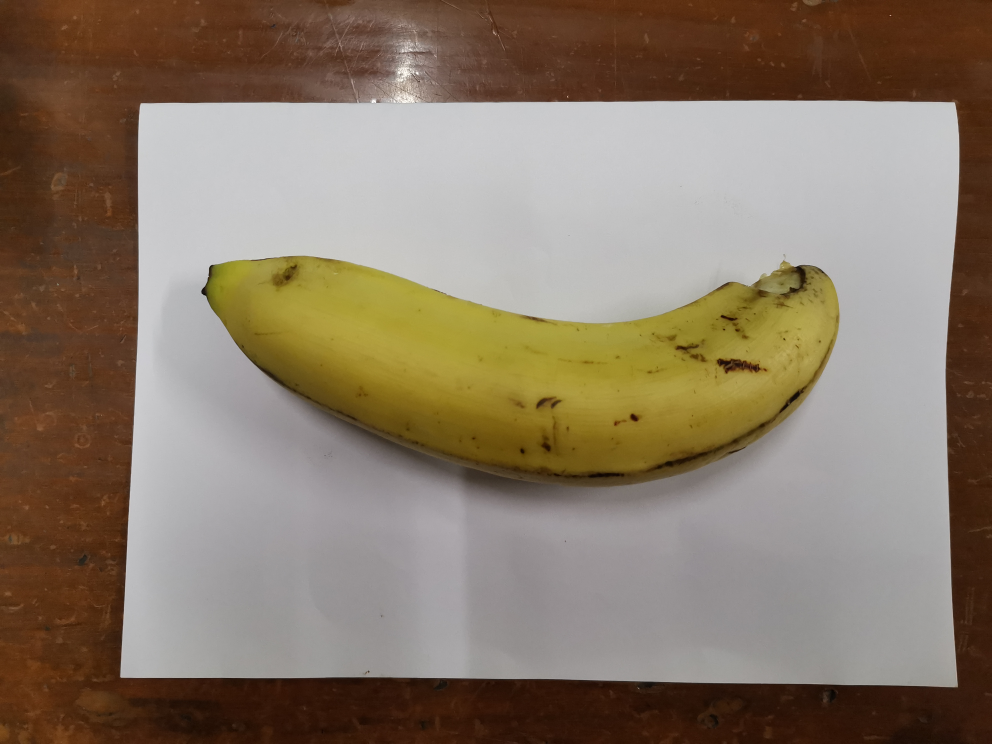
#> input picture project/img/20220430_172126.jpg, 3968 x 2976 px (shown at 1/4 size); its folder holds only this picture in this run
$ python perspective_transform.py
#> lines starting #> are read from the running program, lines starting #| are printed output that depends on the picture
import cv2
import numpy as np
from skimage.measure import label, regionprops
import os

position = None
pts1 = []
pts2 = [[0, 0], [2480, 0], [2480, 1748], [0, 1748]]


def onClick(event, x, y, flags, param):
    global position
    if event == cv2.EVENT_LBUTTONDOWN:
        if len(pts1) < 4:
            pts1.append([x, y])
            print(pts1)
    elif event == cv2.EVENT_MOUSEMOVE and len(pts1) >= 1:
        position = (x, y)
    elif event == cv2.EVENT_RBUTTONDOWN:
        if len(pts1) > 0:
            pts1.pop()
            # print(pts1)


cv2.namedWindow('resized')
cv2.setMouseCallback('resized', onClick)

for file in os.listdir("./img"):
    if file.endswith(".jpg"):
        print(os.path.join("./img", file))

        frame = cv2.imread(os.path.join("./img", file))
#> frame is the input picture: shape (2976, 3968, 3); mean B, G, R 104.2, 121.5, 136.7
        scale_percent = 25  # percent of original size
        width = int(frame.shape[1] * scale_percent / 100)
#> width = 992
        height = int(frame.shape[0] * scale_percent / 100)
#> height = 744
        dim = (width, height)
#> dim = (992, 744)
        # resize image

        while True:
            resized = cv2.resize(frame, dim, interpolation=cv2.INTER_AREA)
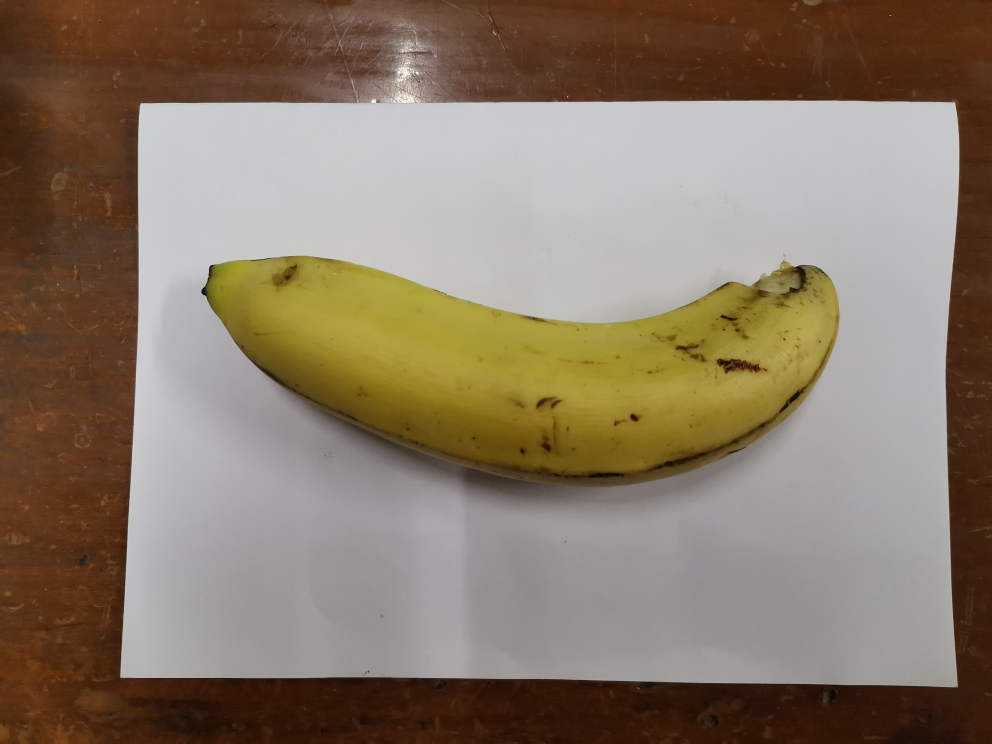
#> resized: shape (744, 992, 3); mean B, G, R 104.2, 121.5, 136.8
            if len(pts1) == 4:
                T = cv2.getPerspectiveTransform(np.float32(pts1) * (scale_percent / 100)**-1, np.float32(pts2))
                img = cv2.warpPerspective(frame, T, (2480, 1748))
                cv2.imwrite(os.path.join("./out", file), img)
                pts1 = []
                position = None
                break
            elif position is not None and len(pts1) >= 1:
                for i in range(len(pts1) - 1):
                    cv2.line(resized, pts1[i], pts1[i + 1], (0, 255, 0), 1)

                cv2.line(resized, pts1[-1], position, (0, 255, 0), 1)

                if len(pts1) == 3:
                    cv2.line(resized, pts1[0], position, (0, 255, 0), 1)

            cv2.imshow('resized', resized)
            cv2.waitKey(1)

$ run again, on project/img/20220430_172500.jpg
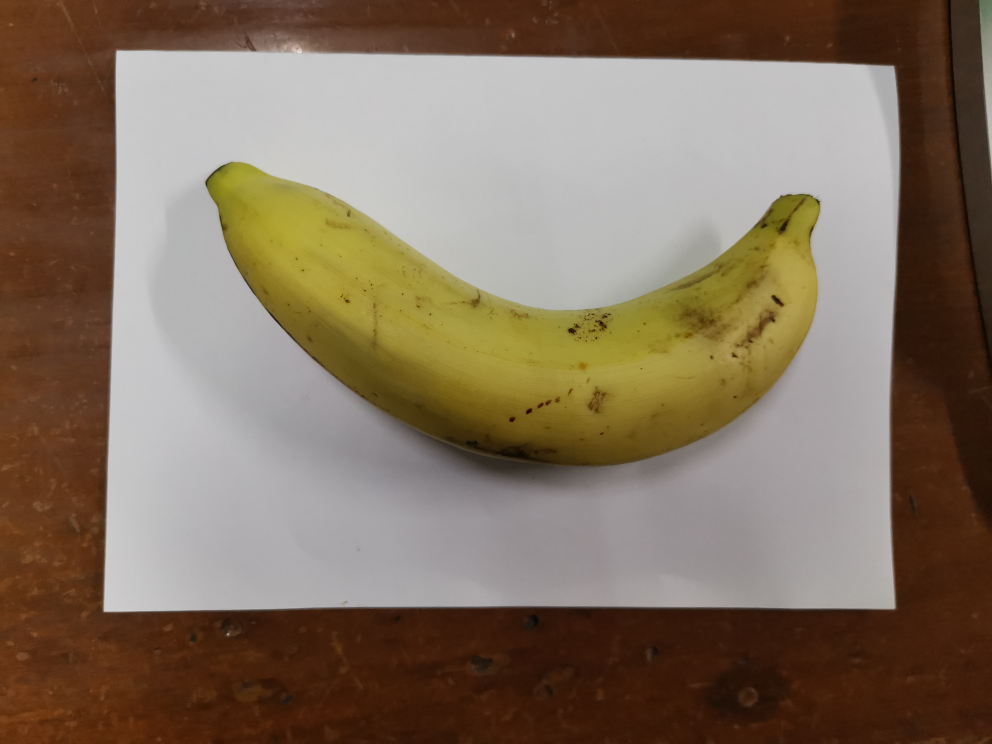
#> input picture project/img/20220430_172500.jpg, 3968 x 2976 px (shown at 1/4 size)
#> frame is the input picture: shape (2976, 3968, 3); mean B, G, R 94.3, 112.7, 129.8
#> `resized = cv2.resize(frame, dim, interpolation=cv2.INTER_AREA)`:
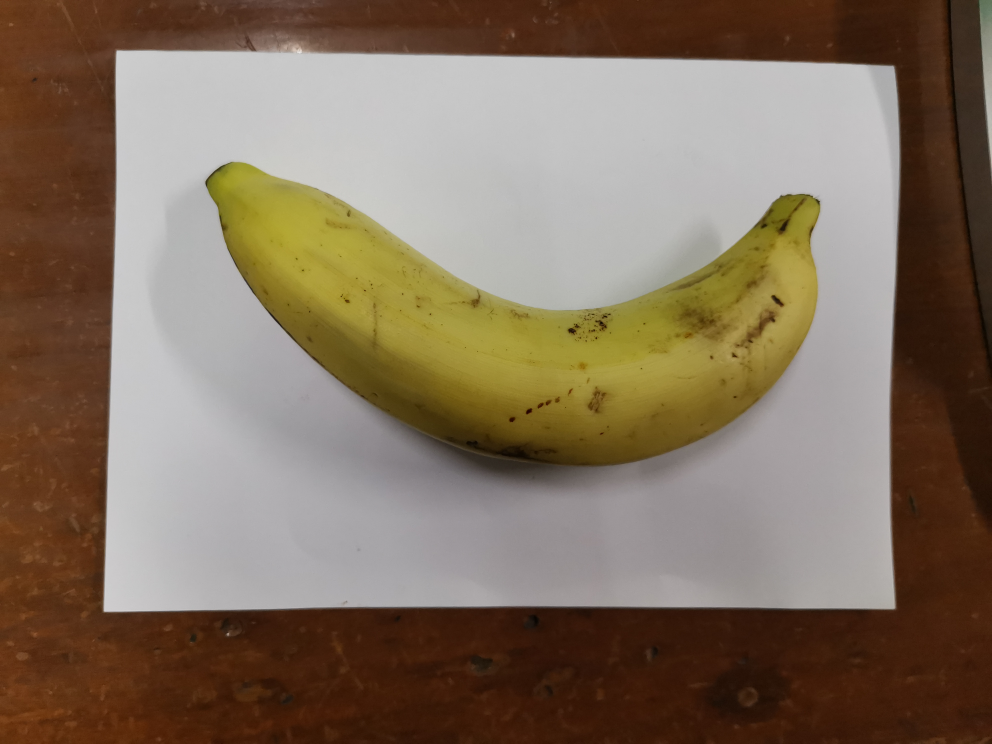
#> resized: shape (744, 992, 3); mean B, G, R 94.3, 112.7, 129.8

$ run again, on project/img/20220430_172548.jpg
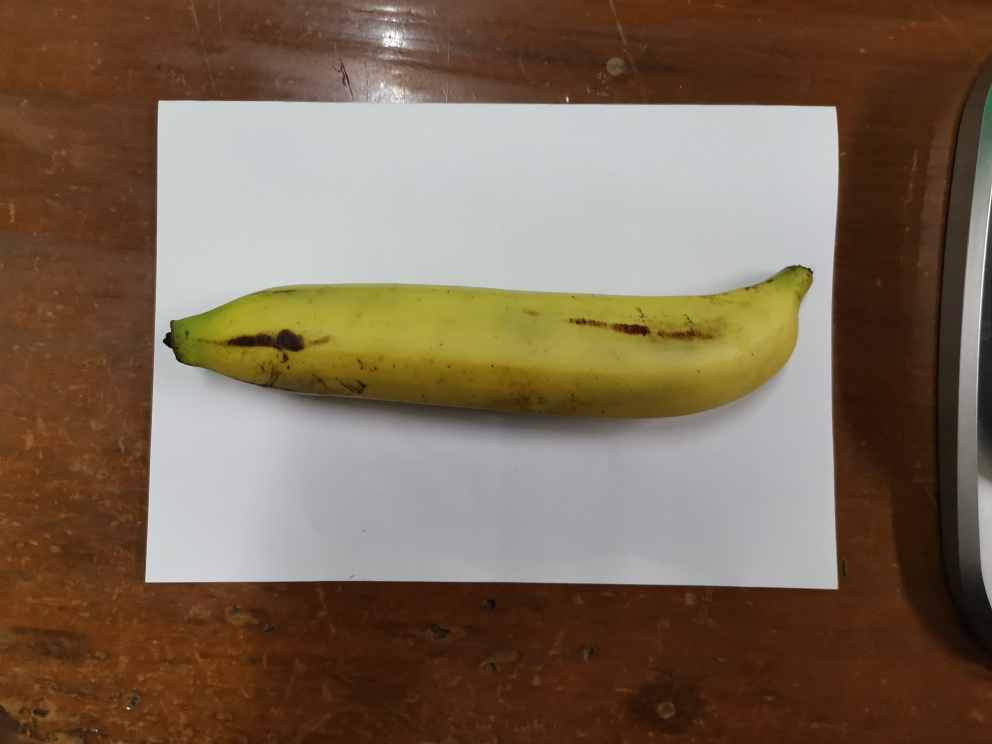
#> input picture project/img/20220430_172548.jpg, 3968 x 2976 px (shown at 1/4 size)
#> frame is the input picture: shape (2976, 3968, 3); mean B, G, R 85.2, 104.4, 123.5
#> `resized = cv2.resize(frame, dim, interpolation=cv2.INTER_AREA)`:
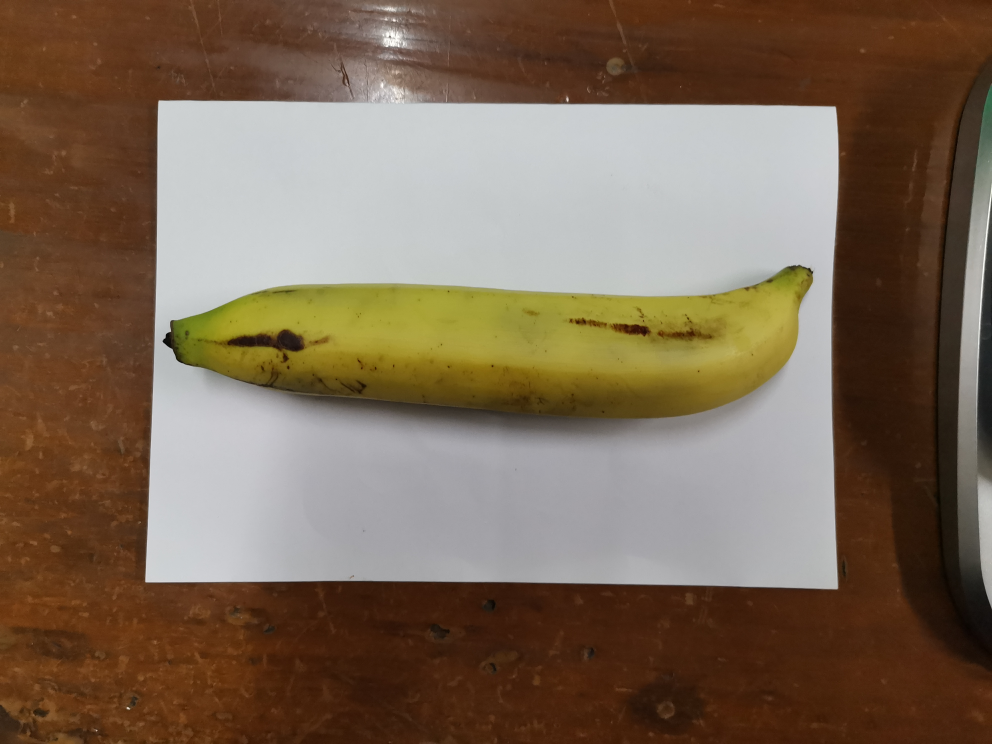
#> resized: shape (744, 992, 3); mean B, G, R 85.2, 104.4, 123.5

$ run again, on project/img/20220430_172634.jpg
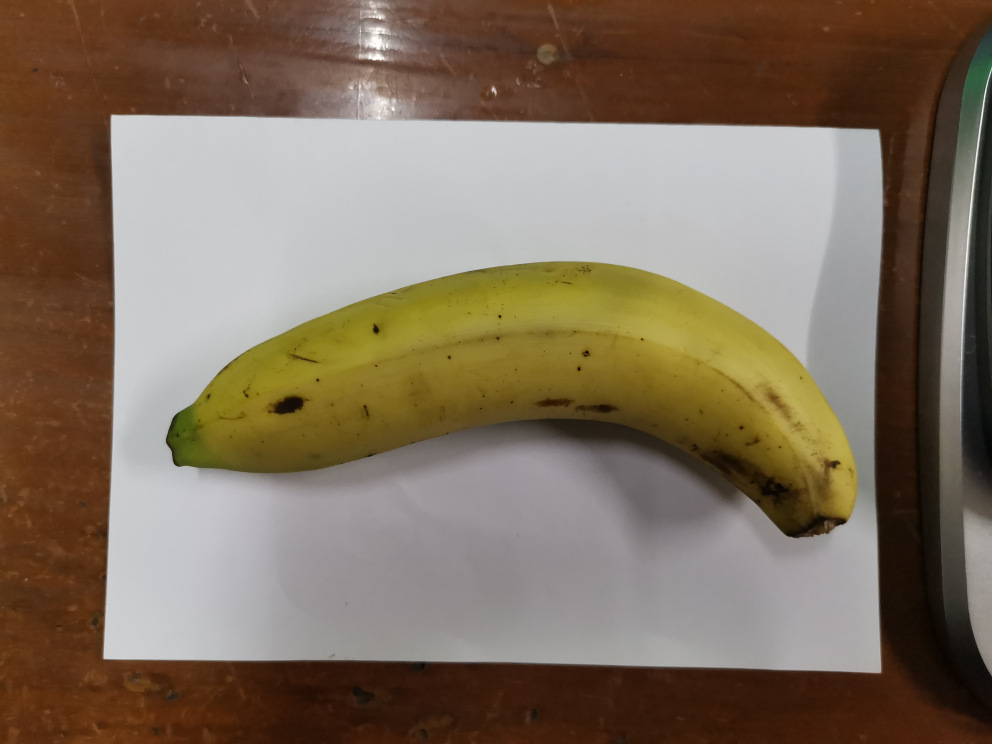
#> input picture project/img/20220430_172634.jpg, 3968 x 2976 px (shown at 1/4 size)
#> frame is the input picture: shape (2976, 3968, 3); mean B, G, R 93.5, 111.4, 127.2
#> `resized = cv2.resize(frame, dim, interpolation=cv2.INTER_AREA)`:
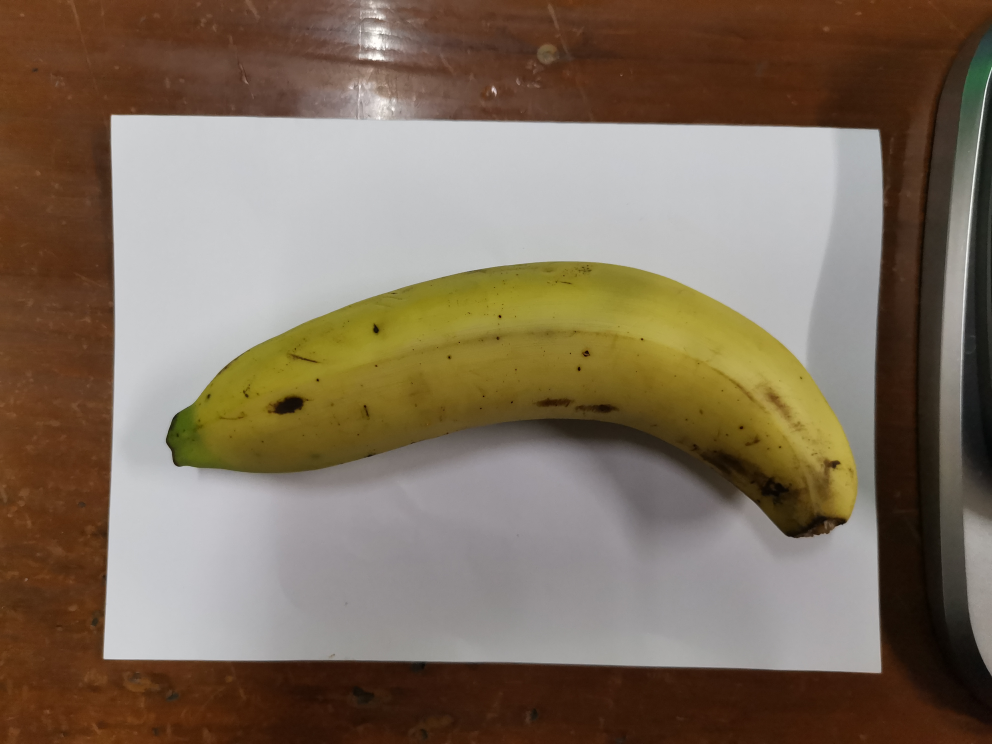
#> resized: shape (744, 992, 3); mean B, G, R 93.5, 111.4, 127.2

$ run again, on project/img/20220430_172226.jpg
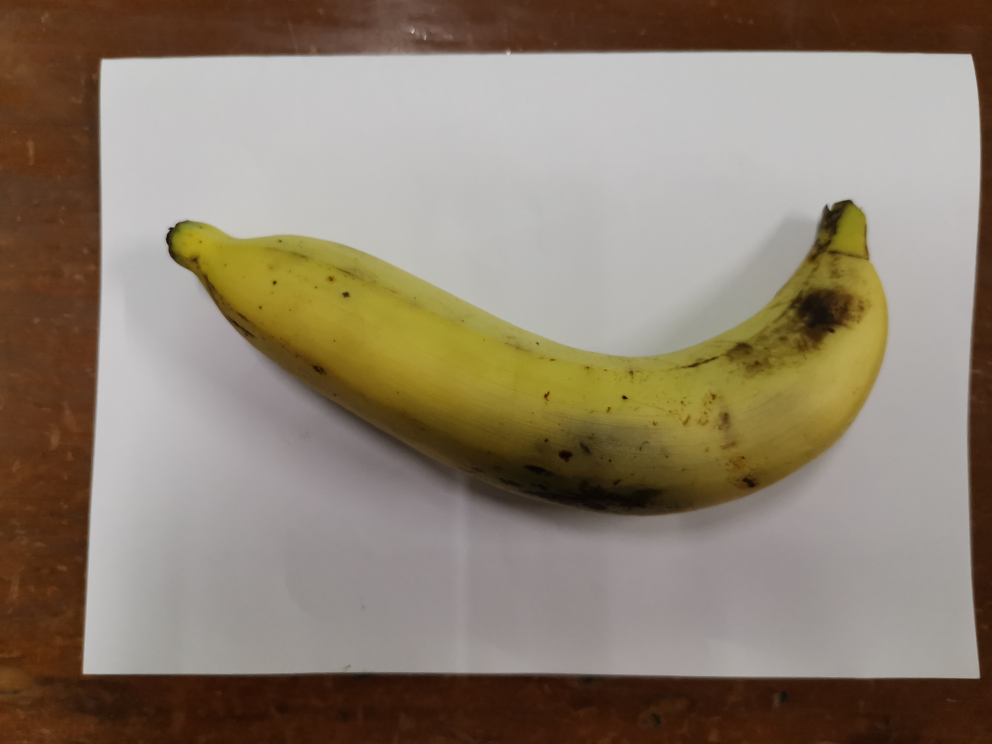
#> input picture project/img/20220430_172226.jpg, 3968 x 2976 px (shown at 1/4 size)
#> frame is the input picture: shape (2976, 3968, 3); mean B, G, R 110.9, 127.8, 141
#> `resized = cv2.resize(frame, dim, interpolation=cv2.INTER_AREA)`:
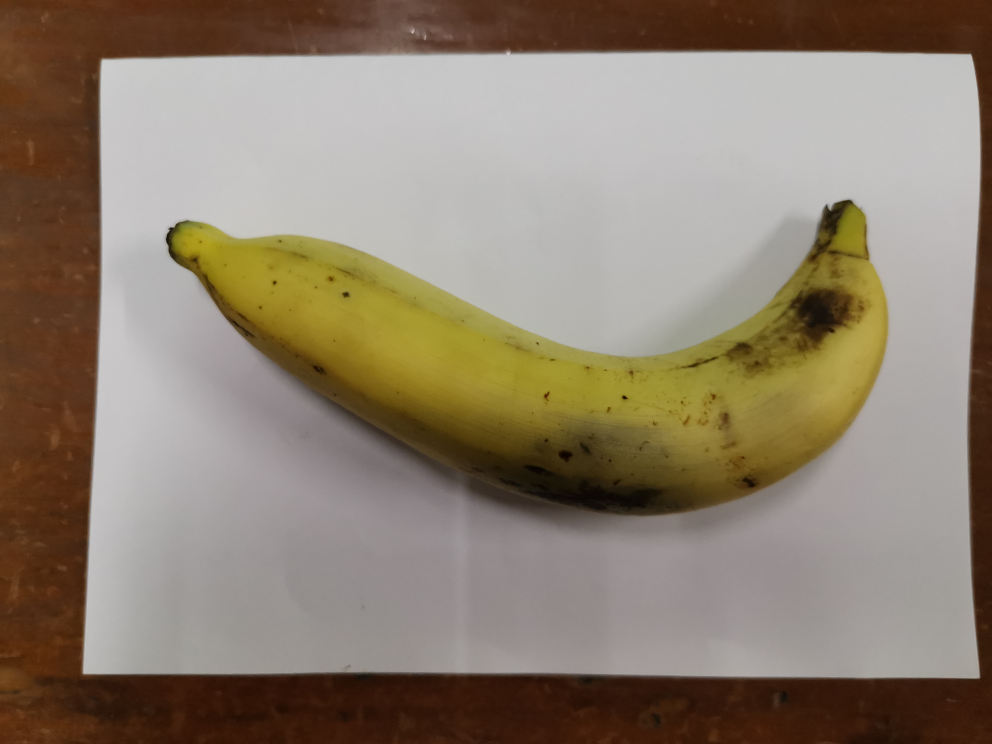
#> resized: shape (744, 992, 3); mean B, G, R 110.9, 127.8, 141
